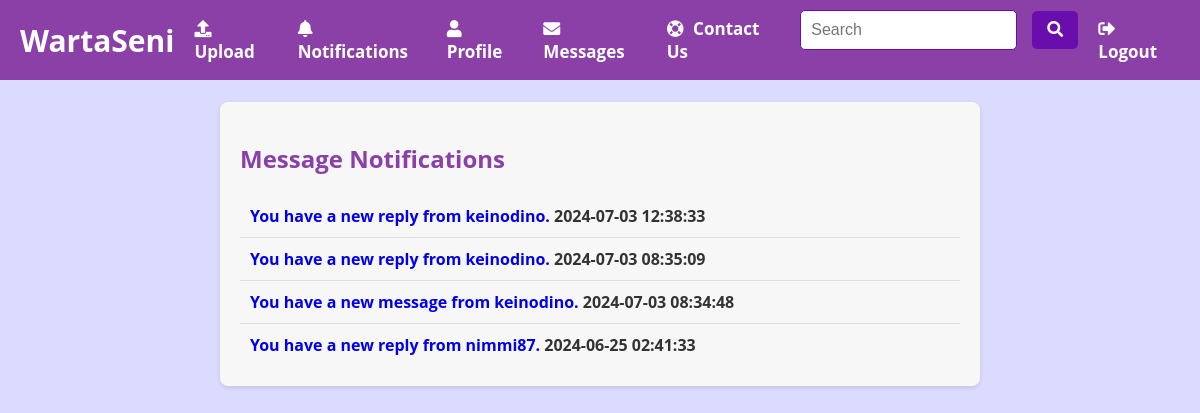
The app's page /message_notifications.php (signed in) with its own data.
### tables this page shows
CREATE TABLE `notifications` (
  `id` int(11) NOT NULL,
  `user_id` int(11) NOT NULL,
  `message` text NOT NULL,
  `is_read` tinyint(1) DEFAULT 0,
  `created_at` datetime DEFAULT current_timestamp()
);

### message_notifications.php (the view, shortened to what this page needs)
<?php
require_once("includes/db_connect.php");
$user_id = $_SESSION['user_id'];
$stmt = $conn->prepare("SELECT * FROM notifications WHERE user_id = ? ORDER BY created_at DESC");
$stmt->bind_param("i", $user_id);
$stmt->execute();
$result = $stmt->get_result();
$notifications = $result->fetch_all(MYSQLI_ASSOC);
?>
<!DOCTYPE html>
<html lang="en">
<head>
    <link rel="stylesheet" href="style.css">
    <link rel="stylesheet" href="https://use.fontawesome.com/releases/v5.15.4/css/all.css">
</head>
<body>
    <header>
        <nav class="navbar">
            <a href="index.php" class="logo">WartaSeni</a>
            <div class="menu" id="menu">
                <a href="upload.php"><i class="fas fa-upload"></i> Upload</a>
                <a href="notifications.php"><i class="fas fa-bell"></i> Notifications</a>
                <a href="profile.php"><i class="fas fa-user"></i> Profile</a>
                <a href="message_history.php"><i class="fas fa-envelope"></i> Messages</a>
                <a href="contact_us.php"><i class="fas fa-life-ring"></i> Contact Us</a>
                <form action="search.php" method="GET" class="search-form">
                    <input type="text" name="search" placeholder="Search">
                    <button type="submit"><i class="fas fa-search"></i></button>
                </form>
                <a href="logout.php"><i class="fas fa-sign-out-alt"></i> Logout</a>
            </div>
        </nav>
    </header>
    <br>
    <div class="container contact-container">
        <h2 class="h2-messages">Message Notifications</h2>
        <?php if (count($notifications) > 0): ?>
        <ul class="notifications-list">
            <?php foreach ($notifications as $notification): ?>
            <li class="notification-item">
                <a href="message_history.php?conversation_id=<?= $notification['id'] ?>">
                    <?= htmlspecialchars($notification['message']) ?>
                </a>
                <span><?= htmlspecialchars($notification['created_at']) ?></span>
            </li>
            <?php endforeach; ?>
        </ul>
        <?php else: ?>
        <p>No message notifications found.</p>
        <?php endif; ?>
    </div>
</body>
</html>

### style.css (style rules this page uses)
body { font-family: "Montserrat", "Open Sans", Inter, Arial, sans-serif; margin: 0; padding: 0; background-color: #dadbff; text-decoration: none !important; min-height: 100vh; color: #333; font-weight: bold; }
header { background-color: #8b40a8; color: white; padding: 10px 0; font-weight: bold; }
h2 { text-decoration: none; }
a { text-decoration: none; }
.navbar { display: flex; justify-content: space-between; align-items: center; max-width: 1280px; margin: 0 auto; padding: 0 20px; }
.navbar a.logo { font-size: 30px; text-decoration: none; color: white; }
.menu { display: flex; align-items: center; }
.menu a { text-decoration: none; color: white; margin-left: 20px; font-size: 17px; align-items: center; }
.menu a i { margin-right: 5px; }
.search-form { display: flex; align-items: center; margin-left: 20px; }
.search-form input { padding: 5px; font-size: 16px; border: 1px solid #ccc; border-radius: 5px; margin-right: 5px; }
.search-form button { background: none; border: none; cursor: pointer; color: white; font-size: 16px; }
.search-form { display: flex; align-items: center; margin-bottom: 20px; }
.search-form input[type="text"] { width: 70%; flex-grow: 1; padding: 10px; border: 1px solid #6a0dad; border-radius: 5px; }
.search-form button { padding: 10px 15px; background-color: #6a0dad; color: #fff; border: none; border-radius: 5px; margin-left: 10px; cursor: pointer; }
.notifications-list { list-style: none; padding: 0; margin: 0; }
.notification-item { padding: 10px; border-bottom: 1px solid #ddd; text-align: justify; }
.notification-item:last-child { border-bottom: none; }
.contact-container { max-width: 720px; margin: 0 auto; padding: 20px; background: #f7f7f7; border-radius: 8px; box-shadow: 0 2px 4px rgba(0, 0, 0, 0.1); }
.h2-messages { color: #8b40a8; }

### records on screen
notifications: message "You have a new reply from keinodino.", created_at "2024-07-03 12:38:33"
notifications: message "You have a new reply from keinodino.", created_at "2024-07-03 08:35:09"
notifications: message "You have a new message from keinodino.", created_at "2024-07-03 08:34:48"
notifications: message "You have a new reply from nimmi87.", created_at "2024-06-25 02:41:33"
